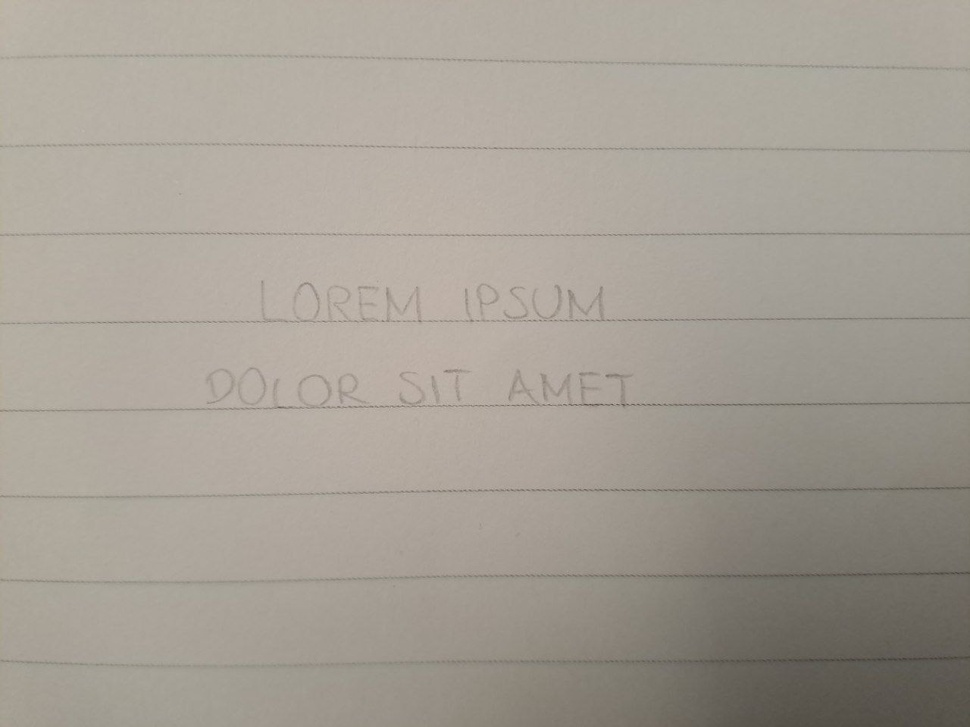
#> input picture images/018.jpg, 970 x 727 px, shrunk from 1280 x 959 before the run
$ jupyter execute --allow-errors lines_detection.ipynb   (older library calls are emulated)
#> lines starting #> are read from the running program, lines starting #| are printed output that depends on the picture; after the words box and inside, x2 and y2 are one past the last pixel; in counts of white or black regions, pixels touching at a corner belong together
# Methods to detect lined/squared paper

[cell 1]
import cv2
import numpy as np
from matplotlib import pyplot as plt
import os

PARENT_DIR = os.path.dirname(os.path.dirname(os.path.realpath("FILEPATH")))
image_name = "018.jpg"
image = cv2.imread(os.path.join(PARENT_DIR, "images", image_name), cv2.IMREAD_COLOR)
#> image is the input picture: shape (727, 970, 3); mean B, G, R 148.5, 158.3, 164.9

# Check if image is loaded fine
if image is None:
    print('Error opening image')

# SHADOW REMOVAL
img = np.copy(image)
rgb_planes = cv2.split(img)

result_planes = []
result_norm_planes = []
for plane in rgb_planes:
    dilated_img = cv2.dilate(plane, np.ones((7, 7), np.uint8))
    bg_img = cv2.medianBlur(dilated_img, 21)
    diff_img = 255 - cv2.absdiff(plane, bg_img)
    norm_img = cv2.normalize(diff_img, None, alpha=0, beta=255, norm_type=cv2.NORM_MINMAX, dtype=cv2.CV_8UC1)
    result_planes.append(diff_img)
    result_norm_planes.append(norm_img)
#> this loop made 3 passes
#> pass 1, `diff_img = 255 - cv2.absdiff(plane, bg_img)`:
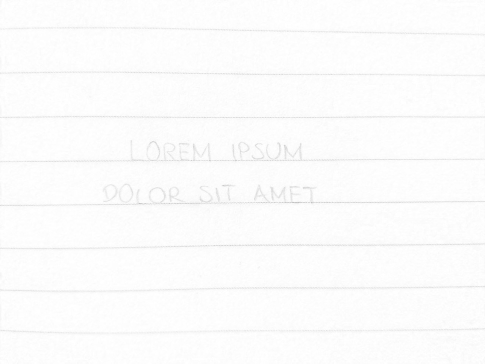
#> diff_img: shape (727, 970) (shown at 1/2 size); min 164, max 255, mean 251.8
#> pass 1, `norm_img = cv2.normalize(diff_img, None, alpha=0, beta=255, norm_type=..`:
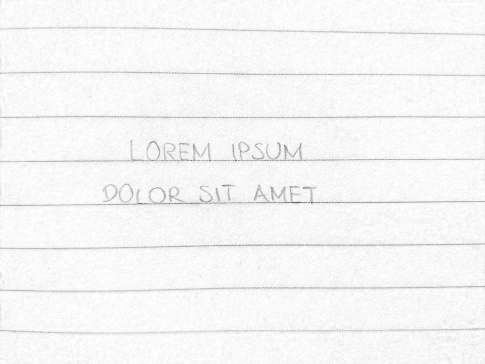
#> norm_img: shape (727, 970) (shown at 1/2 size); min 0, max 255, mean 246
#> after the loop:
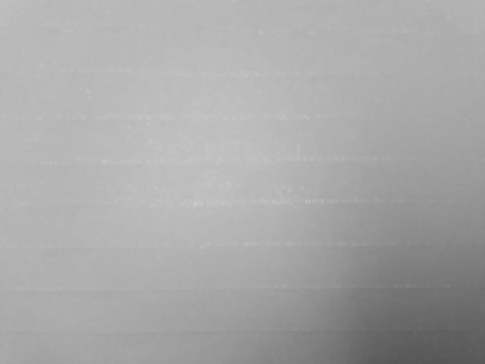
#> dilated_img: shape (727, 970) (shown at 1/2 size); min 85, max 200, mean 168.2
#> after the loop, result_norm_planes = 3 items; result_planes = 3 items

result = cv2.merge(result_planes)
result_norm = cv2.merge(result_norm_planes)

# Show source image
plt.imshow(result_norm, cmap="gray")

## Hough Transform

[cell 2]
edges = cv2.Canny(result_norm, 50, 150, apertureSize=3)
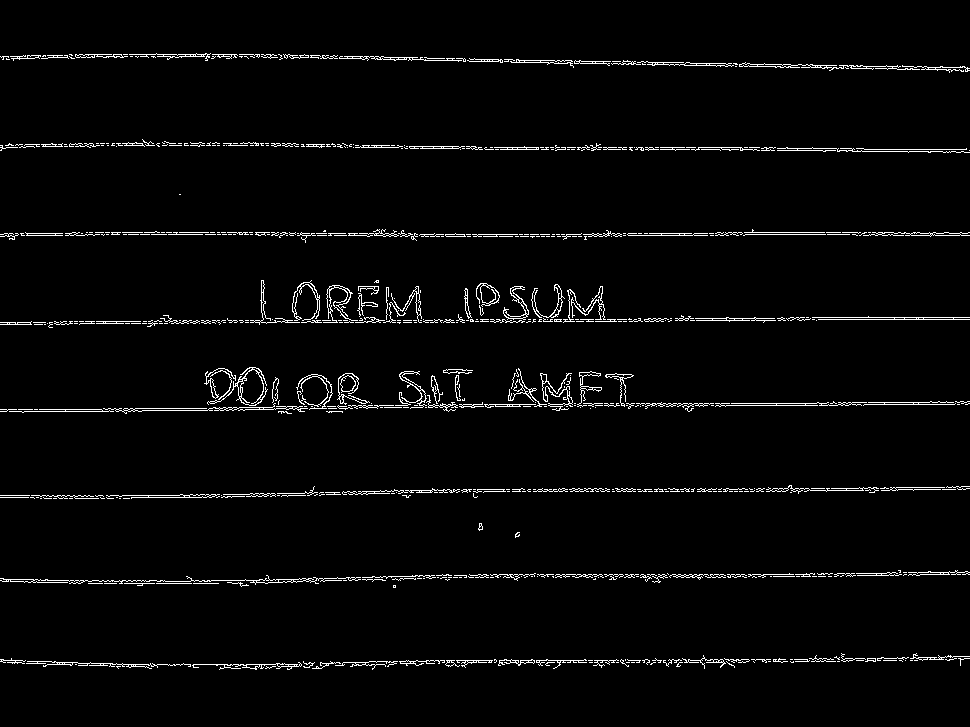
#> edges: shape (727, 970); 2.8% white in thin lines or dots, all inside (x1, y1, x2, y2) = (0, 53, 970, 670)
lines_on_image = result_norm.copy()

lines = cv2.HoughLinesP(edges,1,np.pi/180,100,minLineLength=100,maxLineGap=10)
#> lines = 69 rows, first 6: [69, 234, 311, 234], [142, 56, 254, 57], [592, 235, 744, 235], [318, 58, 684, 64], [717, 232, 948, 232], [196, 53, 426, 57]
if lines is not None:
    print("Lines detected")
    if lines is not None:
        print("Lines detected:", len(lines))
#| Lines detected: 69

        # keep parallel lines only
        lines = np.squeeze(lines)
        slopes = (lines[:, 3] - lines[:, 1]) / (lines[:, 2] - lines[:, 0])
#> slopes = 69 values, max 0.0188 at index 51, min -0.0169 at index 19, mean 0.000755
        lines = lines[np.where((slopes > -0.1) & (slopes < 0.1))]
        lines = lines[:, np.newaxis, :]

        if len(lines) > 5:

            # remove lines that are too short
            lines = np.squeeze(lines)
            lengths = np.sqrt((lines[:, 2] - lines[:, 0]) ** 2 + (lines[:, 3] - lines[:, 1]) ** 2)
#> lengths = 69 values, max 447 at index 7, min 100 at index 65, mean 197.3
            lines = lines[np.where(lengths > image.shape[1] / 4)]
#> lines = 16 rows, first 6: [318, 58, 684, 64], [340, 147, 787, 147], [151, 320, 482, 320], [469, 574, 850, 574], [406, 660, 778, 660], [472, 149, 770, 149]
            lines = lines[:, np.newaxis, :]

            if len(lines) <= 5:
                print("No lines detected")
                plt.imshow(lines_on_image, cmap="gray")
                exit(0)

            # remove lines that are too close one to another
            lines = np.squeeze(lines)
            distances = np.sqrt((lines[:, 2] - lines[:, 0]) ** 2 + (lines[:, 3] - lines[:, 1]) ** 2)
#> distances = [366, 447, 331, 381, 372, 298, 288, 295, 386, 368, 351, 285, 299, 244, 259, 251]
            lines = lines[np.where(distances > 300)]
#> lines = [[318, 58, 684, 64], [340, 147, 787, 147], [151, 320, 482, 320], [469, 574, 850, 574], [406, 660, 778, 660], [466, 576, 852, 576], [36, 145, 404, 145], [412, 575, 763, 575]]
            lines = lines[:, np.newaxis, :]

            if len(lines) <= 5:
                print("No lines detected")
                plt.imshow(lines_on_image, cmap="gray")
                exit(0)

            # remove lines with vertical distance less than 100
            lines = np.squeeze(lines)
            lines = lines[lines[:, 1].argsort()]
#> lines = [[318, 58, 684, 64], [36, 145, 404, 145], [340, 147, 787, 147], [151, 320, 482, 320], [469, 574, 850, 574], [412, 575, 763, 575], [466, 576, 852, 576], [406, 660, 778, 660]]
            vertical_distances = lines[1:, 1] - lines[:-1, 1]
#> vertical_distances = [87, 2, 173, 254, 1, 1, 84]
            lines = lines[np.where(vertical_distances > 25)]
#> lines = [[318, 58, 684, 64], [340, 147, 787, 147], [151, 320, 482, 320], [466, 576, 852, 576]]
            print("Lines kept:", len(lines))
#| Lines kept: 4
            lines = lines[:, np.newaxis, :]

            for line in lines:
                x1, y1, x2, y2 = line[0]
                cv2.line(lines_on_image, (x1, y1), (x2, y2), (0, 0, 255), 2)
#> this loop made 4 passes
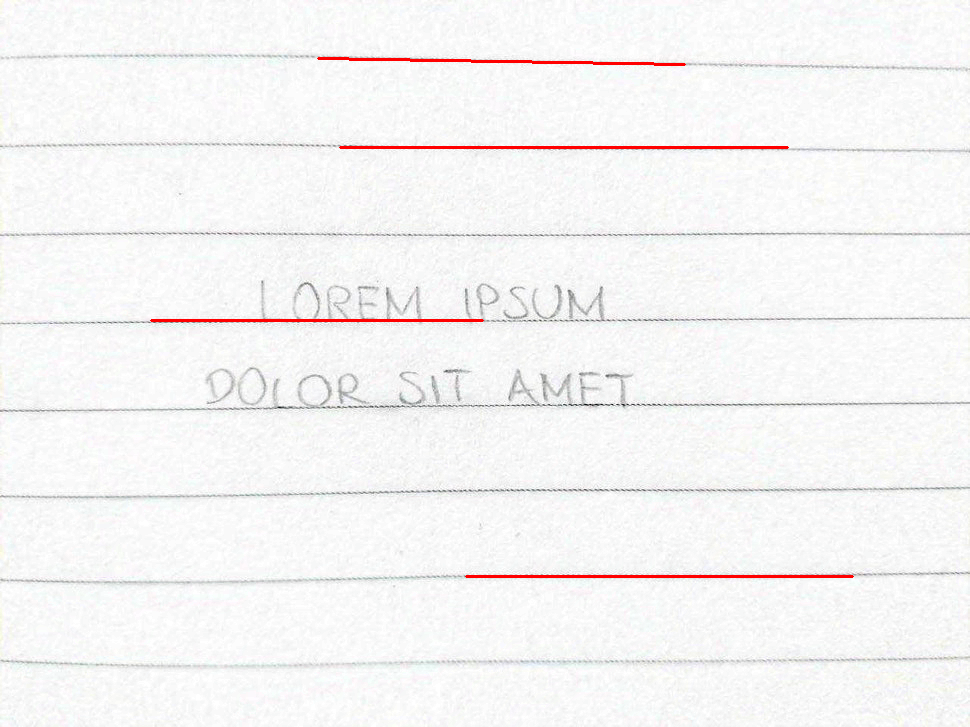
#> lines_on_image: shape (727, 970, 3); mean of channels 0, 1, 2 244.6, 244.7, 246; drawn as B, G, R

            if len(lines) > 3:
                print("\033[92mThe text is on lined paper\033[0m")
else:
    print("No lines detected")

plt.imshow(lines_on_image, cmap="gray")

$ run again, with images/002.jpg copied over images/018.jpg
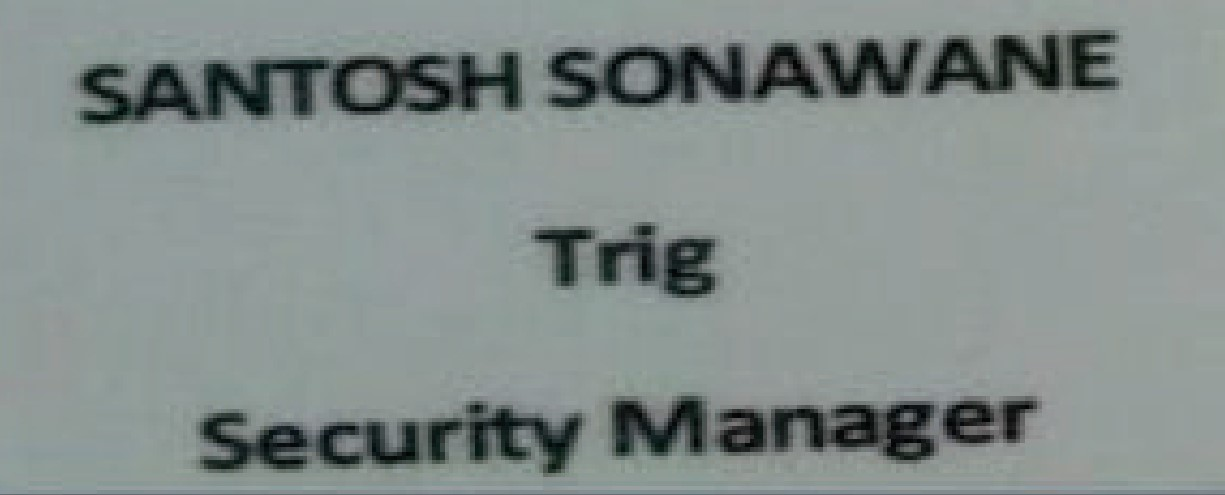
#> input picture images/002.jpg, 1225 x 495 px
#> image is the input picture: shape (495, 1225, 3); mean B, G, R 139.5, 141.5, 132.1
#> the loop `for plane in rgb_planes:` made 3 passes
#> after the loop `for plane in rgb_planes:`: result_norm_planes = 3 items
#> `edges = cv2.Canny(result_norm, 50, 150, apertureSize=3)`:
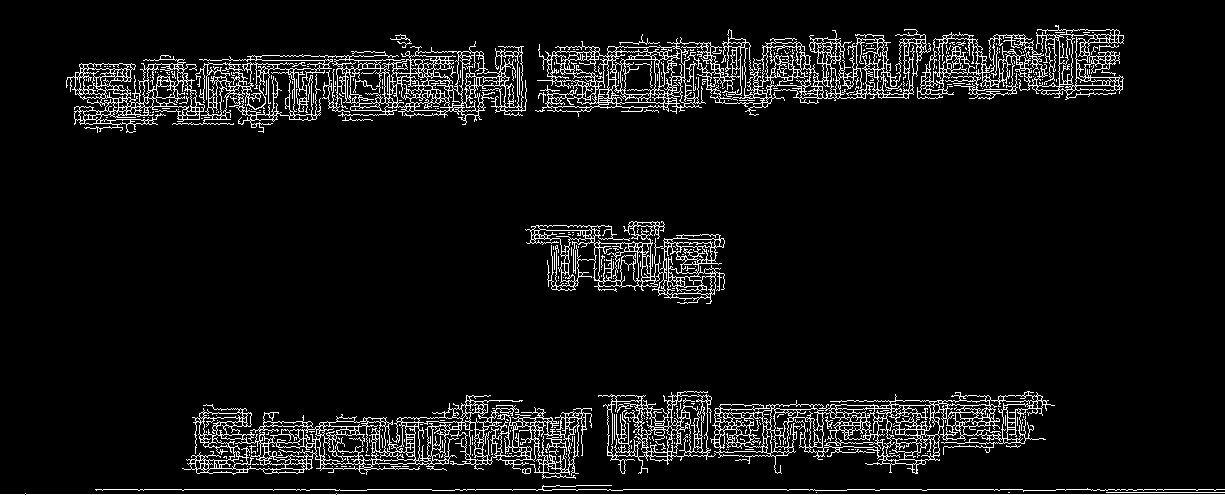
#> edges: shape (495, 1225); 7% white in thin lines or dots
#> `lines = cv2.HoughLinesP(edges,1,np.pi/180,100,minLineLength=100,maxLin..`: lines = 170 rows, first 6: [0, 494, 1224, 494], [95, 489, 339, 489], [538, 97, 942, 97], [576, 89, 946, 89], [543, 64, 1114, 64], [289, 85, 525, 85]
#| Lines detected: 170
#> slopes = 170 values, max 0.402 at index 168, min -0.0645 at index 79, mean 0.0109
#> `lines = lines[np.where((slopes > -0.1) & (slopes < 0.1))]`: lines = 165 rows, first 6: [0, 494, 1224, 494], [95, 489, 339, 489], [538, 97, 942, 97], [576, 89, 946, 89], [543, 64, 1114, 64], [289, 85, 525, 85]
#> lengths = 165 values, max 1224 at index 0, min 100 at index 68, mean 211.6
#> `lines = lines[np.where(lengths > image.shape[1] / 4)]`: lines = 26 rows, first 6: [0, 494, 1224, 494], [538, 97, 942, 97], [576, 89, 946, 89], [543, 64, 1114, 64], [80, 68, 522, 68], [651, 77, 1122, 77]
#> distances = 26 values, max 1224 at index 0, min 324 at index 8, mean 456.2
#> `lines = lines[lines[:, 1].argsort()]`: lines = 26 rows, first 6: [544, 59, 1119, 59], [543, 64, 1114, 64], [658, 65, 1109, 65], [651, 67, 1109, 67], [80, 68, 522, 68], [650, 69, 1108, 69]
#> vertical_distances = 25 values, max 306 at index 15, min 1 at index 1, mean 17.4
#> `lines = lines[np.where(vertical_distances > 25)]`: lines = [[76, 106, 521, 106], [608, 439, 938, 444]]
#| Lines kept: 2
#> the loop `for line in lines:` made 2 passes
#> after the loop `for line in lines:`:
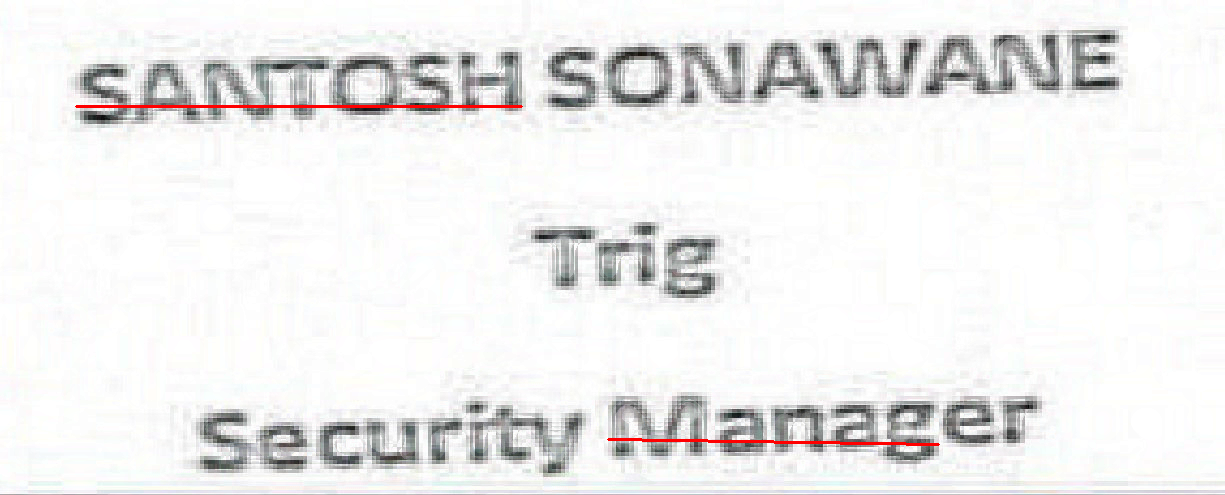
#> lines_on_image: shape (495, 1225, 3); mean of channels 0, 1, 2 236.8, 237.2, 237.8; drawn as B, G, R
